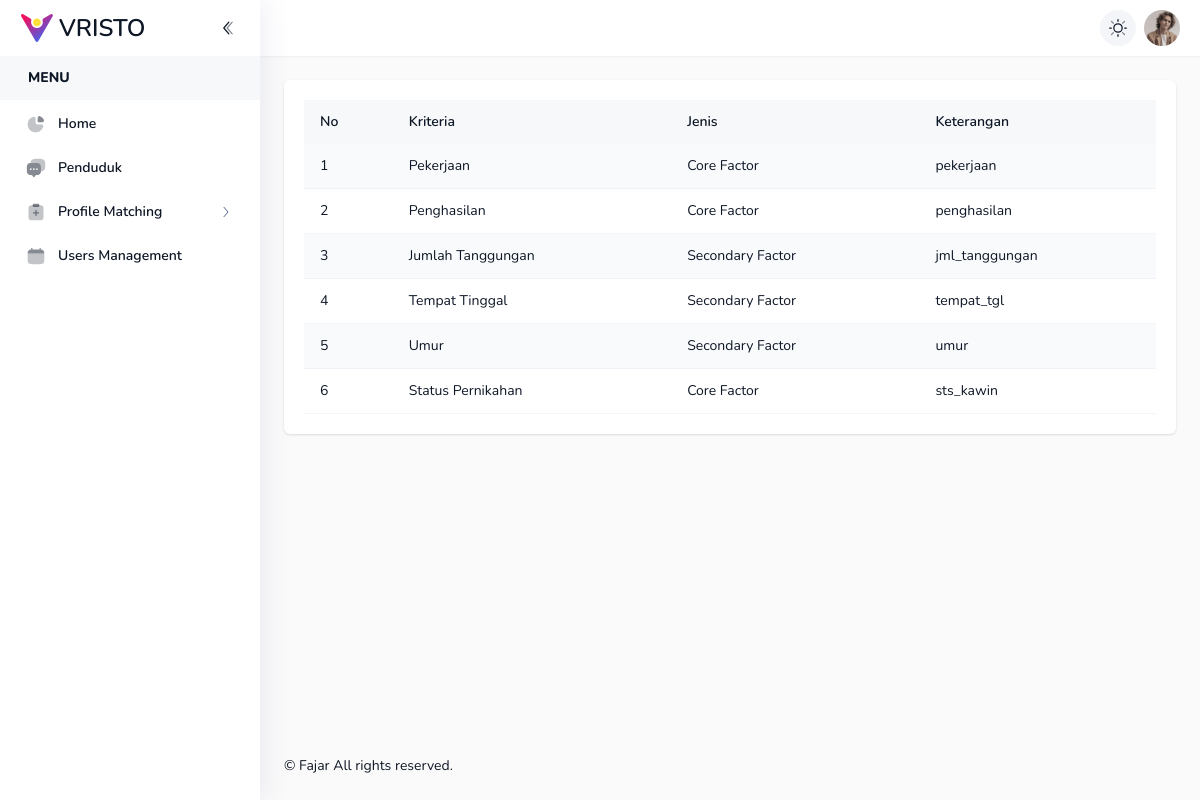
The app's page /index.php?pages=kriteria (signed in) with its own data.
### tables this page shows
CREATE TABLE `kriteria` (
  `id` int(11) NOT NULL,
  `nama` varchar(64) NOT NULL,
  `jenis` enum('cf','sf') NOT NULL,
  `ket` varchar(64) NOT NULL
);

### include/config.php (called while the page is built, shortened)
<?php
$conn = mysqli_connect('localhost', 'root', '', 'db_pma_fajar');
function query($query)
{
    global $conn;
    $res = mysqli_query($conn, $query);
    $rows = [];
    while ($row = mysqli_fetch_assoc($res)) {
        $rows[] = $row;
    }
    return $rows;
}
?>

### pages/kriteria.php (the view)
<?php
$kriterias = query("SELECT * FROM kriteria");
?>
<div class="col-md-12 justify-content-center panel">
    <div class="table-responsive">
        <table class="table-striped">
            <thead>
                <tr>
                    <th>No</th>
                    <th>Kriteria</th>
                    <th>Jenis</th>
                    <th>Keterangan</th>
                </tr>
            </thead>
            <tbody>
                <?php
                $no=1;
                foreach($kriterias as $kriteria) :
                ?>
                    <tr>
                        <td class="whitespace-nowrap"><?php echo $no++?></td>
                        <td ><?php echo $kriteria['nama']?></td>
                        <td ><?php echo $kriteria['jenis']=='cf'?'Core Factor':'Secondary Factor'?></td>
                        <td ><?php echo $kriteria['ket']?></td>
                    </tr>
                <?php endforeach; ?>
            </tbody>
        </table>
    </div>
</div>

### records on screen
kriteria: nama "Pekerjaan", jenis "Core Factor", ket "pekerjaan"
kriteria: nama "Penghasilan", jenis "Core Factor", ket "penghasilan"
kriteria: nama "Jumlah Tanggungan", jenis "Secondary Factor", ket "jml_tanggungan"
kriteria: nama "Tempat Tinggal", jenis "Secondary Factor", ket "tempat_tgl"
kriteria: nama "Umur", jenis "Secondary Factor", ket "umur"
kriteria: nama "Status Pernikahan", jenis "Core Factor", ket "sts_kawin"
